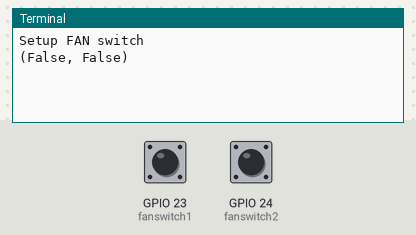
Bench run of a program on a simulated Raspberry Pi (BCM pin numbers). Shown: the last lines printed to the terminal. The inputs (shaded band) are chosen by the test bench; at power-on: GPIO 23 (fanswitch1) HIGH, GPIO 24 (fanswitch2) HIGH.

Above: at 1.2 s.
1.3 s: GPIO 23 (fanswitch1) pulled LOW for 3.2 s
At 3.3 s:
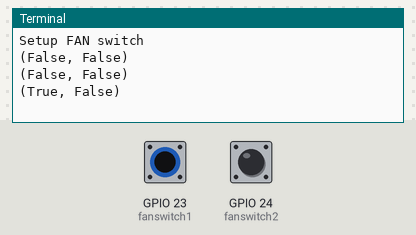
6.0 s: GPIO 24 (fanswitch2) pulled LOW for 3.2 s
At 7.6 s:
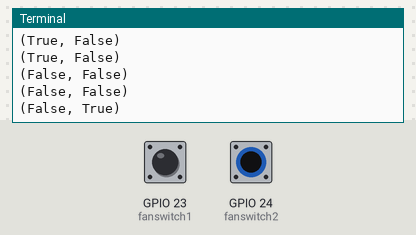
10.7 s: GPIO 23 (fanswitch1) driven LOW and GPIO 24 (fanswitch2) driven LOW
At 12.7 s:
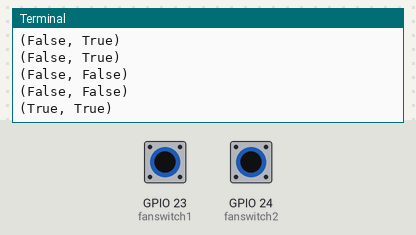

Measured:
- after the input at 1.3 s, the terminal: prints a new line after 1.7 s (image 1)
- after the input at 6.0 s, the terminal: prints a new line after 1.0 s (image 2)
- after the input at 10.7 s, the terminal: prints a new line after 1.3 s (image 3)

The program:

fan-switch.py
```python
#!/usr/bin/python3

from gpiozero import Button
from time import sleep

print('Setup FAN switch')
fanswitch1 = Button(23)
fanswitch2 = Button(24)

for i in range(100):
    sleep(1)

    state = (fanswitch1.is_held, fanswitch2.is_held)

    print(state)

fanswitch1.close()
fanswitch2.close()
```
